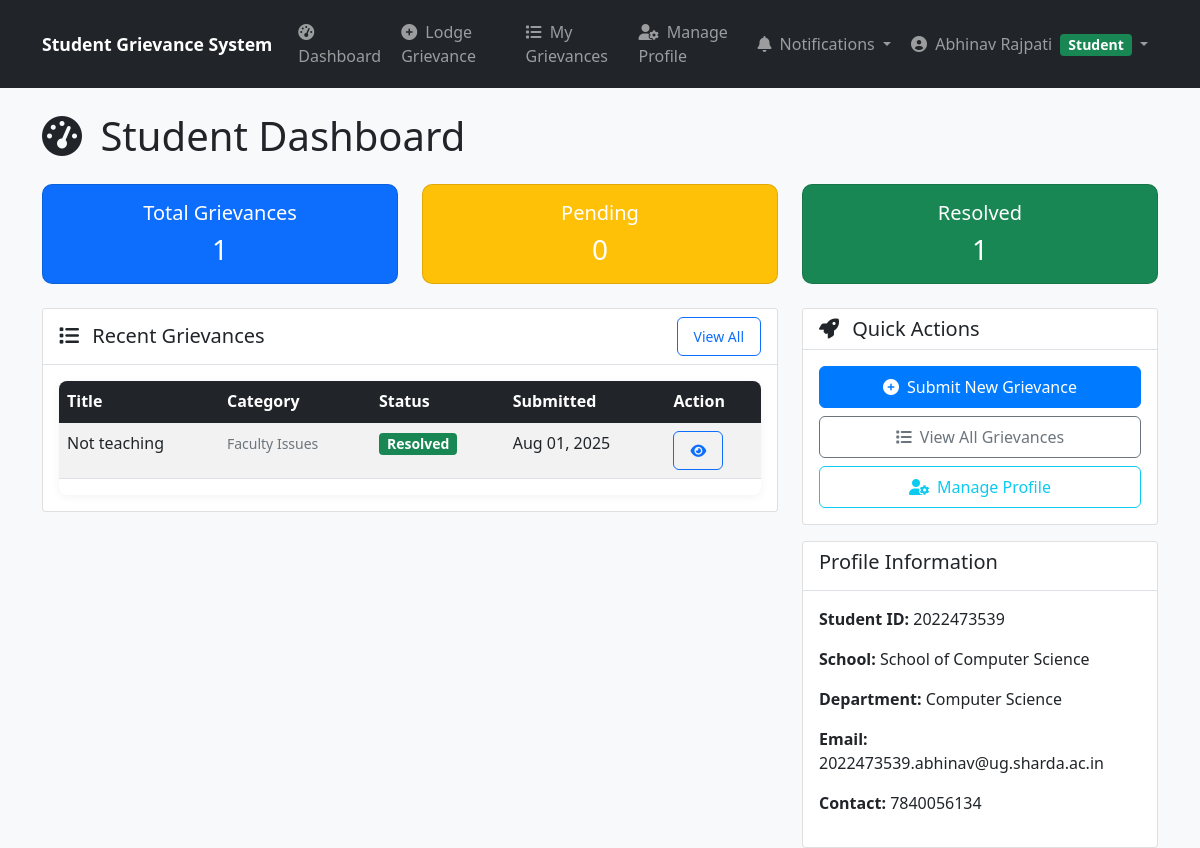
Screenshot of /api/students/ (signed in) with the database file from the repository.
### apps/authentication/models.py (models this page shows, shortened)
class User(AbstractBaseUser, PermissionsMixin):
    ROLE_CHOICES = [
        ('student', 'Student'),
        ('admin', 'Admin'),
        ('superadmin', 'Super Admin'),
        ('officer', 'Grievance Officer'),
    ]
    email = models.EmailField(unique=True)  # STRING - Unique email address
    role = models.CharField(max_length=20, choices=ROLE_CHOICES, default='student')  # STRING - User role (e.g., 'student')
    created_at = models.DateTimeField(auto_now_add=True)  # DATETIME - Timestamp of registration
    is_active = models.BooleanField(default=True)
    is_staff = models.BooleanField(default=False)
    is_email_verified = models.BooleanField(default=False)
    deactivation_reason = models.TextField(blank=True, null=True, help_text="Reason for account deactivation")
    objects = UserManager()
    USERNAME_FIELD = 'email'
    REQUIRED_FIELDS = []
    def get_display_name(self):
        if hasattr(self, 'student_profile') and self.student_profile.name:
            return self.student_profile.name
        return self.email
    @property
    def is_student(self):
        return self.role == 'student'
    @property
    def is_admin(self):
        return self.role in ['admin', 'superadmin', 'officer']
    @property
    def is_superadmin(self):
        return self.role == 'superadmin'

### apps/students/models.py (models this page shows, shortened)
class StudentProfile(models.Model):
    user = models.OneToOneField(settings.AUTH_USER_MODEL, on_delete=models.CASCADE, related_name='student_profile')
    name = models.CharField(max_length=100, blank=True, null=True)  # Full name of the student (nullable for migration)
    student_id = models.CharField(max_length=50, unique=True)  # Student enrollment Id
    school = models.CharField(max_length=200)  # Name of the School (required)
    department = models.CharField(max_length=100)  # Department name (required)
    contact_no = models.CharField(max_length=15, blank=True, null=True)  # Contact number (nullable for migration)
    created_at = models.DateTimeField(auto_now_add=True)
    updated_at = models.DateTimeField(auto_now=True)
    class Meta:
        verbose_name = "Student Profile"
        verbose_name_plural = "Student Profiles"

### apps/grievances/models.py (models this page shows, shortened)
class Grievance(models.Model):
    STATUS_CHOICES = [
        ('pending', 'Pending'),
        ('resolved', 'Resolved'),
        ('rejected', 'Rejected'),
    ]
    PRIORITY_CHOICES = [
        ('low', 'Low'),
        ('medium', 'Medium'),
        ('high', 'High'),
        ('urgent', 'Urgent'),
    ]
    id = models.UUIDField(primary_key=True, default=uuid.uuid4, editable=False)
    student = models.ForeignKey(StudentProfile, on_delete=models.CASCADE, related_name='grievances')
    title = models.CharField(max_length=200)
    description = models.TextField()
    category = models.ForeignKey(Category, on_delete=models.CASCADE, related_name='grievances')
    department = models.CharField(max_length=100, blank=True, null=True, help_text="Department related to grievance")
    status = models.CharField(max_length=20, choices=STATUS_CHOICES, default='pending')
    priority = models.CharField(max_length=20, choices=PRIORITY_CHOICES, default='medium')
    assigned_to = models.ForeignKey(AdminProfile, on_delete=models.SET_NULL, null=True, blank=True, related_name='assigned_grievances')
    is_anonymous = models.BooleanField(default=False)
    expected_resolution_date = models.DateTimeField(null=True, blank=True)
    actual_resolution_date = models.DateTimeField(null=True, blank=True)
    submitted_at = models.DateTimeField(auto_now_add=True)
    updated_at = models.DateTimeField(auto_now=True)
    class Meta:
        ordering = ['-submitted_at']
        indexes = [
            models.Index(fields=['status', 'submitted_at']),
            models.Index(fields=['student', 'status']),
            models.Index(fields=['assigned_to', 'status']),
        ]

class Category(models.Model):
    CATEGORY_TYPES = [
        ('academic', 'Academic'),
        ('non_academic', 'Non-Academic'),
    ]
    id = models.UUIDField(primary_key=True, default=uuid.uuid4, editable=False)
    name = models.CharField(max_length=100)
    description = models.TextField(blank=True, null=True)
    category_type = models.CharField(max_length=20, choices=CATEGORY_TYPES)
    default_admin = models.ForeignKey(AdminProfile, on_delete=models.SET_NULL, null=True, blank=True, related_name='default_categories')
    keywords = models.TextField(blank=True, null=True, help_text="Keywords for auto-assignment (comma-separated)")
    is_active = models.BooleanField(default=True)
    auto_assign_enabled = models.BooleanField(default=True, help_text="Enable automatic assignment for this category")
    created_at = models.DateTimeField(auto_now_add=True)
    updated_at = models.DateTimeField(auto_now=True)
    class Meta:
        verbose_name_plural = "Categories"
        ordering = ['category_type', 'name']

### apps/students/views.py (the view)
# urls.py: path('', views.student_dashboard_view, name='dashboard'),
@login_required
def student_dashboard_view(request):
    if not request.user.is_student:
        return redirect('admin_panel:dashboard')
    try:
        student_profile = request.user.student_profile
    except StudentProfile.DoesNotExist:
        messages.error(request, 'Student profile not found')
        return redirect('authentication:login')
    grievances = Grievance.objects.filter(student=student_profile).order_by('-submitted_at')
    context = {
        'student_profile': student_profile,
        'grievances': grievances[:5],  # Recent 5 grievances
        'total_grievances': grievances.count(),
        'pending_grievances': grievances.filter(status='pending').count(),
        'resolved_grievances': grievances.filter(status='resolved').count(),
    }
    return render(request, 'students/dashboard.html', context)

### templates/students/dashboard.html (shortened to what this page needs)
{% extends 'base.html' %}
{% load static %}
{% block content %}
<div class="row">
    <div class="col-12">
        <h1 class="mb-4">
            <i class="fas fa-tachometer-alt me-2 d-none d-sm-inline"></i>
            Student Dashboard
        </h1>
    </div>
</div>
<div class="row mb-4">
    <div class="col-md-4 col-sm-6">
        <div class="card bg-primary text-white dashboard-card">
            <div class="card-body text-center">
                <h5 class="card-title">Total Grievances</h5>
                <h3 class="mb-0">{{ total_grievances }}</h3>
            </div>
        </div>
    </div>
    <div class="col-md-4 col-sm-6">
        <div class="card bg-warning text-white dashboard-card">
            <div class="card-body text-center">
                <h5 class="card-title">Pending</h5>
                <h3 class="mb-0">{{ pending_grievances }}</h3>
            </div>
        </div>
    </div>
    <div class="col-md-4 col-sm-6">
        <div class="card bg-success text-white dashboard-card">
            <div class="card-body text-center">
                <h5 class="card-title">Resolved</h5>
                <h3 class="mb-0">{{ resolved_grievances }}</h3>
            </div>
        </div>
    </div>
</div>
<div class="row">
    <div class="col-lg-8 col-md-12">
        <div class="card">
            <div class="card-header d-flex justify-content-between align-items-center">
                <h5 class="mb-0">
                    <i class="fas fa-list me-2 d-none d-sm-inline"></i>
                    Recent Grievances
                </h5>
                <a href="{% url 'students:grievances' %}" class="btn btn-sm btn-outline-primary d-none d-md-block">
                    View All
                </a>
            </div>
            <div class="card-body">
                {% if grievances %}
                    <div class="table-responsive d-none d-md-block table-stack">
                        <table class="table table-striped table-hover">
                            <thead class="table-dark">
                                <tr>
                                    <th>Title</th>
                                    <th>Category</th>
                                    <th>Status</th>
                                    <th>Submitted</th>
                                    <th>Action</th>
                                </tr>
                            </thead>
                            <tbody>
                                {% for grievance in grievances %}
                                <tr>
                                    <td>{{ grievance.title|truncatechars:50 }}</td>
                                    <td>
                                        <small class="text-muted">{{ grievance.category.name }}</small>
                                    </td>
                                    <td>
                                        <span class="badge bg-{% if grievance.status == 'pending' %}warning{% elif grievance.status == 'resolved' %}success{% else %}info{% endif %}">
                                            {{ grievance.get_status_display }}
                                        </span>
                                    </td>
                                    <td>{{ grievance.submitted_at|date:"M d, Y" }}</td>
                                    <td>
                                        <a href="{% url 'students:grievance_detail' grievance.id %}" class="btn btn-sm btn-outline-primary">
                                            <i class="fas fa-eye"></i>
                                        </a>
                                    </td>
                                </tr>
                                {% endfor %}
                            </tbody>
                        </table>
                    </div>
                {% endif %}
            </div>
        </div>
    </div>
    <div class="col-lg-4 col-md-12">
        <div class="card">
            <div class="card-header">
                <h5 class="mb-0">
                    <i class="fas fa-rocket me-2 d-none d-sm-inline"></i>
                    Quick Actions
                </h5>
            </div>
            <div class="card-body">
                <div class="d-grid gap-2">
                    <a href="{% url 'grievances_web:submit_grievance' %}" class="btn btn-primary">
                        <i class="fas fa-plus-circle me-2"></i>Submit New Grievance
                    </a>
                    <a href="{% url 'students:grievances' %}" class="btn btn-outline-secondary">
                        <i class="fas fa-list me-2"></i>View All Grievances
                    </a>
                    <a href="{% url 'students:profile' %}" class="btn btn-outline-info">
                        <i class="fas fa-user-cog me-2"></i>Manage Profile
                    </a>
                </div>
            </div>
        </div>
        <div class="card mt-3">
            <div class="card-header">
                <h5>Profile Information</h5>
            </div>
            <div class="card-body">
                <p><strong>Student ID:</strong> {{ student_profile.student_id }}</p>
                <p><strong>School:</strong> {{ student_profile.school|default:"Not provided" }}</p>
                <p><strong>Department:</strong> {{ student_profile.department }}</p>
                <p><strong>Email:</strong> {{ student_profile.user.email }}</p>
                <p><strong>Contact:</strong> {{ student_profile.contact_no|default:"Not provided" }}</p>
            </div>
        </div>
    </div>
</div>
{% endblock %}

### templates/base.html (shortened to what this page needs)
{% load static %}
<!DOCTYPE html>
<html lang="en">
<head>
    <link href="https://cdn.jsdelivr.net/npm/bootstrap@5.1.3/dist/css/bootstrap.min.css" rel="stylesheet">
    <link rel="stylesheet" href="https://cdnjs.cloudflare.com/ajax/libs/font-awesome/6.0.0/css/all.min.css">
    <link rel="stylesheet" href="{% static 'css/style.css' %}">
</head>
<body>
    <nav class="navbar navbar-expand-lg navbar-dark bg-dark">
        <div class="container">
            {% if user.is_authenticated %}
                {% if user.is_admin %}
                    <a class="navbar-brand" href="{% url 'admin_panel:dashboard' %}">
                        <i class="fas fa-graduation-cap d-inline d-lg-none me-2"></i>
                        <span class="d-none d-sm-inline">Student Grievance System</span>
                        <span class="d-inline d-sm-none">SGS</span>
                    </a>
                {% elif user.is_student %}
                    <a class="navbar-brand" href="{% url 'students:dashboard' %}">
                        <span class="d-none d-sm-inline">Student Grievance System</span>
                    </a>
                {% else %}
                    <a class="navbar-brand" href="{% url 'authentication:login_view' %}">
                        <i class="fas fa-graduation-cap d-inline d-lg-none me-2"></i>
                        <span class="d-none d-sm-inline">Student Grievance System</span>
                        <span class="d-inline d-sm-none">SGS</span>
                    </a>
                {% endif %}
            {% else %}
                <a class="navbar-brand" href="{% url 'authentication:login_view' %}">
                    <i class="fas fa-graduation-cap d-inline d-lg-none me-2"></i>
                    <span class="d-none d-sm-inline">Student Grievance System</span>
                    <span class="d-inline d-sm-none">SGS</span>
                </a>
            {% endif %}
            {% if user.is_authenticated %}
            <div class="collapse navbar-collapse" id="navbarNav">
            <div class="navbar-nav me-auto">
                {% if user.is_student %}
                <a class="nav-link" href="{% url 'students:dashboard' %}">
                    <i class="fas fa-tachometer-alt me-1"></i>
                    <span class="d-lg-inline d-none">Dashboard</span>
                </a>
                <a class="nav-link" href="{% url 'grievances:submit_grievance' %}">
                    <i class="fas fa-plus-circle me-1"></i>
                    <span class="d-lg-inline d-none">Lodge Grievance</span>
                </a>
                <a class="nav-link" href="{% url 'students:grievances' %}">
                    <i class="fas fa-list me-1"></i>
                    <span class="d-lg-inline d-none">My Grievances</span>
                </a>
                <a class="nav-link" href="{% url 'students:profile' %}">
                    <i class="fas fa-user-cog me-1"></i>
                    <span class="d-lg-inline d-none">Manage Profile</span>
                </a>
                {% endif %}
            </div>
            <div class="navbar-nav ms-auto">
                {% if user.is_student %}
                <div class="nav-item dropdown">
                    <a class="nav-link dropdown-toggle position-relative" href="#" id="notificationsDropdown" role="button" data-bs-toggle="dropdown" aria-expanded="false">
                        <i class="fas fa-bell"></i>
                        <span class="d-none d-sm-inline ms-1">Notifications</span>
                    </a>
                </div>
                {% endif %}
                <div class="nav-item dropdown">
                    <a class="nav-link dropdown-toggle" href="#" id="userDropdown" role="button" data-bs-toggle="dropdown" aria-expanded="false">
                        <i class="fas fa-user-circle me-1"></i>
                        <span class="d-none d-sm-inline">{{ user.get_display_name }}</span>
                        {% if user.is_superadmin %}
                            <span class="badge bg-danger ms-1">Superadmin</span>
                        {% elif user.role == 'officer' %}
                            <span class="badge bg-info ms-1">Grievance Officer</span>
                        {% elif user.is_student %}
                            <span class="badge bg-success ms-1">Student</span>
                        {% endif %}
                    </a>
                </div>
            </div>
            </div>
            {% endif %}
        </div>
    </nav>
    <main class="{% if request.resolver_match.app_name == 'admin_panel' %}container-fluid{% else %}container{% endif %} mt-4">
        {% block content %}
        {% endblock %}
    </main>
</body>
</html>

### rows the page displays
User: get_display_name "Abhinav Rajpati"
Grievance: title "Not teaching", category.name "Faculty Issues", status "Resolved", submitted_at "Aug 01, 2025"
StudentProfile: student_id "2022473539", school "School of Computer Science", department "Computer Science", user.email "2022473539.abhinav@ug.sharda.ac.in", contact_no "7840056134"

### other values shown
{{ total_grievances }} "1"
{{ pending_grievances }} "0"
{{ resolved_grievances }} "1"
